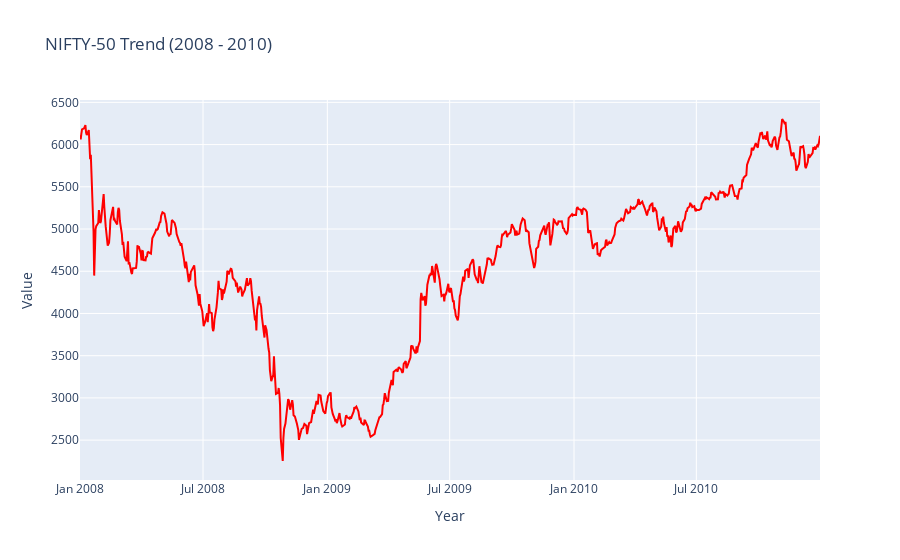

The notebook cell saved with this chart:
### Markdown cell above
## The Great Recession of 2008

Let's see the period 2008 - 2010 closely.

### Code cell
nifty_50_2008_to_2010 = nifty_50[(nifty_50['Date'] >= '2008-01-01') & (nifty_50['Date'] <= '2010-12-31')]
fig = go.Figure()
fig.add_trace(go.Scatter(
         x=nifty_50_2008_to_2010['Date'],
         y=nifty_50_2008_to_2010['Low'],
         name='Price',
    line=dict(color='red'),
    opacity=1))
        
    
fig.update_layout(title_text="NIFTY-50 Trend (2008 - 2010)", xaxis_title = 'Year', yaxis_title='Value')

fig.show()

### Figure 1 — Plotly figure (JSON) as saved in the notebook; plotly's stock layout.template omitted (floating-point values rounded to 4 significant figures; data arrays with more than 128 entries replaced by an {"elided": "..."} marker saying what was removed)
{"data": [{"line": {"color": "red"}, "name": "Price", "opacity": 1, "type": "scatter", "x": {"elided": "741 str values"}, "y": {"elided": "741 float values"}}], "layout": {"title": {"text": "NIFTY-50 Trend (2008 - 2010)"}, "xaxis": {"title": {"text": "Year"}}, "yaxis": {"title": {"text": "Value"}}}}
